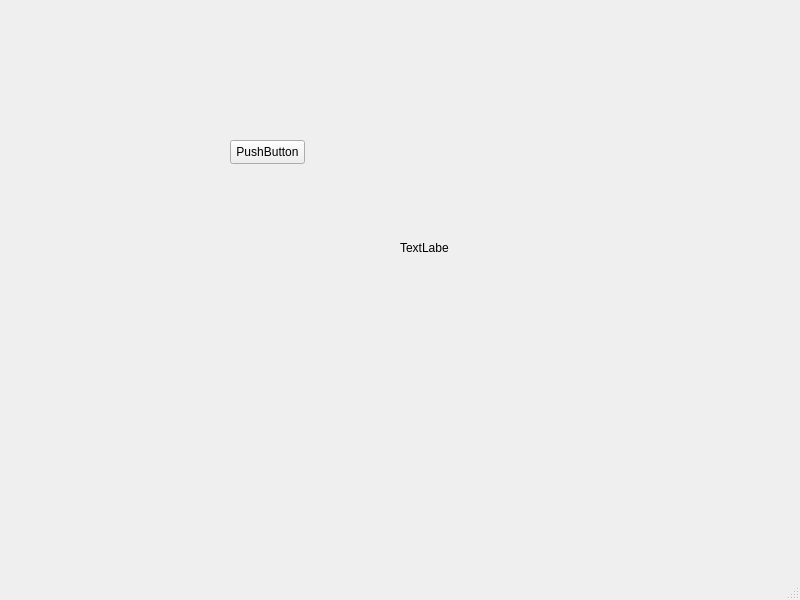
<?xml version="1.0" encoding="UTF-8"?>
<ui version="4.0">
 <class>MainWindow</class>
 <widget class="QMainWindow" name="MainWindow">
  <property name="geometry">
   <rect>
    <x>0</x>
    <y>0</y>
    <width>800</width>
    <height>600</height>
   </rect>
  </property>
  <property name="windowTitle">
   <string>MainWindow</string>
  </property>
  <widget class="QWidget" name="centralwidget">
   <widget class="QLabel" name="lblCnt">
    <property name="geometry">
     <rect>
      <x>400</x>
      <y>240</y>
      <width>49</width>
      <height>16</height>
     </rect>
    </property>
    <property name="text">
     <string>TextLabel</string>
    </property>
   </widget>
   <widget class="QPushButton" name="btnPlus1">
    <property name="geometry">
     <rect>
      <x>230</x>
      <y>140</y>
      <width>75</width>
      <height>24</height>
     </rect>
    </property>
    <property name="text">
     <string>PushButton</string>
    </property>
   </widget>
  </widget>
  <widget class="QMenuBar" name="menubar">
   <property name="geometry">
    <rect>
     <x>0</x>
     <y>0</y>
     <width>800</width>
     <height>22</height>
    </rect>
   </property>
  </widget>
  <widget class="QStatusBar" name="statusbar"/>
 </widget>
 <resources/>
 <connections/>
</ui>
